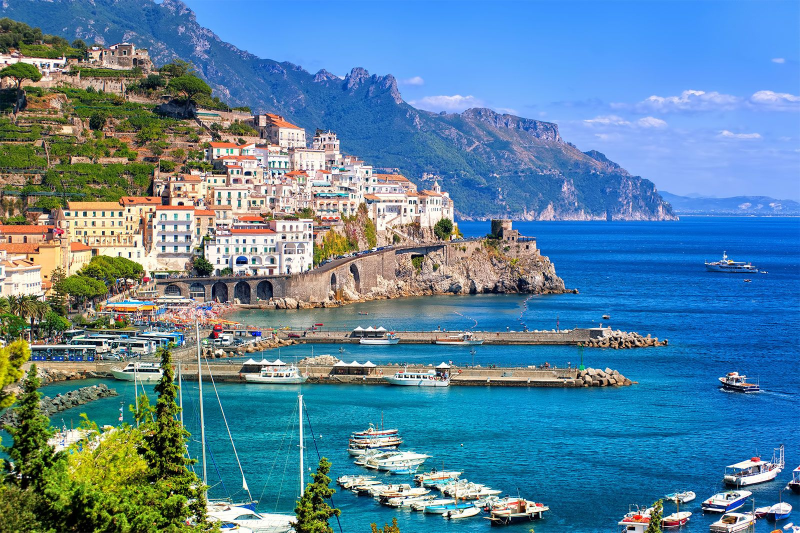
#> input picture photos/italy.jpg, 1600 x 1065 px (shown at 1/2 size)
$ python opencv_calchist.py
#> lines starting #> are read from the running program, lines starting #| are printed output that depends on the picture
from __future__ import print_function
from __future__ import division
import cv2 as cv
import numpy as np


src = cv.imread('../photos/italy.jpg')
#> src is the input picture: shape (1065, 1600, 3); mean B, G, R 158.7, 132.1, 89.2
if src is None:
    print('Could not open or find the image:', args.input)
    exit(0)
bgr_planes = cv.split(src)
histSize = 256
histRange = (0, 256) # the upper boundary is exclusive
accumulate = False
b_hist = cv.calcHist(bgr_planes, [0], None, [histSize], histRange, accumulate=accumulate)
#> b_hist = 256 values, max 69325 at index 253, min 2431 at index 1, mean 6656.2
g_hist = cv.calcHist(bgr_planes, [1], None, [histSize], histRange, accumulate=accumulate)
#> g_hist = 256 values, max 18981 at index 158, min 1601 at index 15, mean 6656.2
r_hist = cv.calcHist(bgr_planes, [2], None, [histSize], histRange, accumulate=accumulate)
#> r_hist = 256 values, max 150181 at index 0, min 2367 at index 224, mean 6656.2
hist_w = 512
hist_h = 400
bin_w = int(round( hist_w/histSize ))
histImage = np.zeros((hist_h, hist_w, 3), dtype=np.uint8)
cv.normalize(b_hist, b_hist, alpha=0, beta=hist_h, norm_type=cv.NORM_MINMAX)
cv.normalize(g_hist, g_hist, alpha=0, beta=hist_h, norm_type=cv.NORM_MINMAX)
cv.normalize(r_hist, r_hist, alpha=0, beta=hist_h, norm_type=cv.NORM_MINMAX)
for i in range(1, histSize):
    cv.line(histImage, ( bin_w*(i-1), hist_h - int(b_hist[i-1]) ),
            ( bin_w*(i), hist_h - int(b_hist[i]) ),
            ( 255, 0, 0), thickness=2)
    cv.line(histImage, ( bin_w*(i-1), hist_h - int(g_hist[i-1]) ),
            ( bin_w*(i), hist_h - int(g_hist[i]) ),
            ( 0, 255, 0), thickness=2)
    cv.line(histImage, ( bin_w*(i-1), hist_h - int(r_hist[i-1]) ),
            ( bin_w*(i), hist_h - int(r_hist[i]) ),
            ( 0, 0, 255), thickness=2)
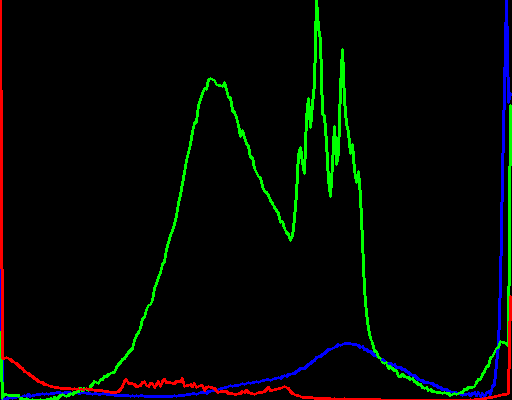
#> histImage: shape (400, 512, 3); mean of channels 0, 1, 2 3.6, 7.6, 3.4; drawn as B, G, R
cv.imshow('Source image', src)
cv.imshow('calcHist Demo', histImage)
cv.waitKey(0)
